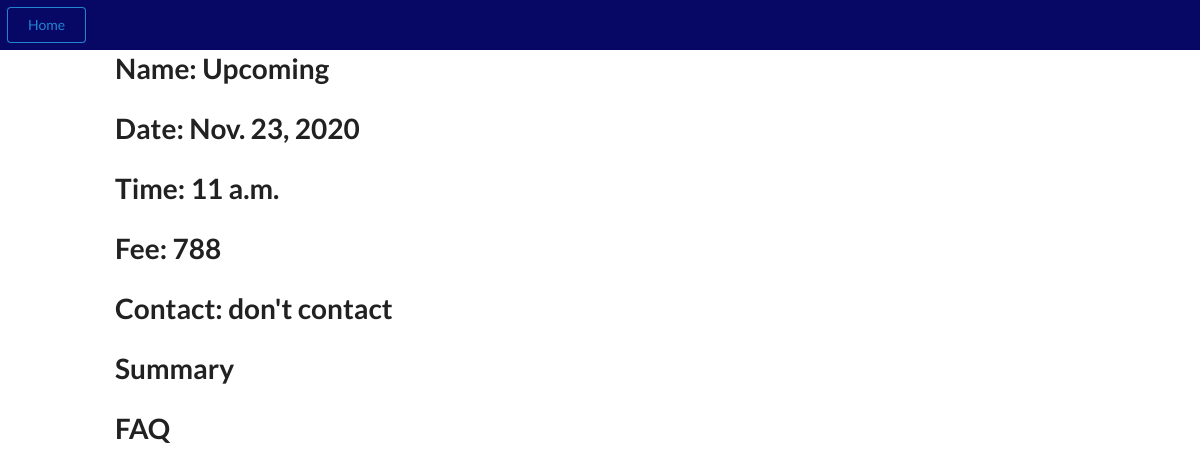
The page /event/50ffcdee-25d6-4b34-8052-6e3e345df25f/ (signed in) on the database its author committed.
### events/models.py (models this page shows, shortened)
class Event(models.Model):
    name = models.CharField(max_length=300)
    event_id = models.UUIDField(primary_key=True, default=uuid.uuid4, help_text='Unique ID for this particular event', blank=True)
    fee = models.PositiveIntegerField()
    capacity  = models.PositiveIntegerField()
    date = models.DateField(null = False, blank = False)
    time = models.TimeField(auto_now=False, auto_now_add=False, blank=False, null=True)
    summary = models.TextField(blank=False, null=True)
    faq = models.TextField(blank=True, null=True)
    tags = models.CharField(max_length=300, help_text=' (Press Ctrl to select multiple)')
    organisors = models.CharField(max_length=300)
    contact_info = models.CharField(max_length=300)
    venue = models.CharField(max_length=50, choices=venue_choices,default='CSE Seminar Room')
    invitees_btech = models.ManyToManyField(Btech, help_text=' (Press Ctrl to select multiple)', blank=True)
    invitees_mtech = models.ManyToManyField(Mtech, help_text=' (Press Ctrl to select multiple)', blank=True)
    invitees_phd = models.ManyToManyField(PhD, blank=True)
    comment_for_admin = models.CharField(max_length=300)
    approval = models.CharField(max_length=50, choices = (('Appr','Approved'),('Pend','Pending'),('Decl','Declined')), default='Pend')
    requestor = models.CharField(max_length=100, blank=True)
    curr_audience = models.IntegerField(blank=False, default=0)
    image_string = models.TextField(blank=True, default= "None")
    faq_question_1 = models.CharField(max_length=500,blank=True)
    faq_question_2 = models.CharField(max_length=500,blank=True)
    faq_question_3 = models.CharField(max_length=500,blank=True)
    faq_question_4 = models.CharField(max_length=500,blank=True)
    faq_question_5 = models.CharField(max_length=500,blank=True)
    faq_answer_1 = models.CharField(max_length=500,blank=True)
    faq_answer_2 = models.CharField(max_length=500,blank=True)
    faq_answer_3 = models.CharField(max_length=500,blank=True)
    faq_answer_4 = models.CharField(max_length=500,blank=True)
    faq_answer_5 = models.CharField(max_length=500,blank=True)

### events/views.py (the view)
# urls.py: path('event/<uuid:event_id>/',views.poll_view,name='polling'),
@login_required(login_url='loginPage')
def poll_view(request, event_id):
    events=Event.objects.filter(event_id=event_id)
    print(events[0].summary)
    context = {
        'event_name': events[0].name,
        'event_date': events[0].date,
        'event_time': events[0].time,
        'event_fee':events[0].fee,
        'contact_info':events[0].contact_info,
        'summary':events[0].summary,
        'faq':events[0].faq
    }
    return render(request,'event_info.html',context)

### templates/event_info.html (shortened to what this page needs)
{%extends 'base.html'%}
{% block content%}
  <body class='text-centre'>
    <div class='col-sm-1'></div>
      <div class='col-sm-9'>
          <h1 >Name: {{event_name}}</h1>
          <h1 >Date: {{event_date}}</h1>
          <h1 >Time: {{event_time}}</h1>
          <h1 >Fee: {{event_fee}}</h1>
          <h1>Contact: {{ contact_info}}</h1>
          <h1>Summary</h1><p>{{summary}}</p>
          <h1>FAQ</h1><p>{{faq}}</p>
{%endblock%}

### rows shown on the page
Event: name "Upcoming", date "Nov. 23, 2020", time "11 a.m.", contact_info "don't contact"

### other values the page prints
{{ event_fee }} "788"
